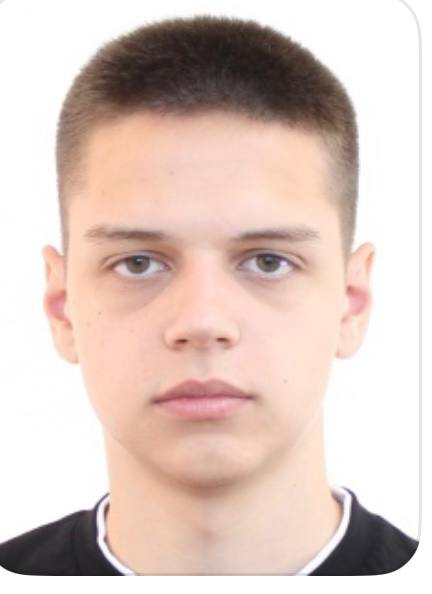
#> input picture Lab8/Petukhov.jpg, 432 x 594 px
$ python LR_8_task_2.py
#> lines starting #> are read from the running program, lines starting #| are printed output that depends on the picture; after the words box and inside, x2 and y2 are one past the last pixel; in counts of white or black regions, pixels touching at a corner belong together
import cv2
import numpy as np

img = cv2.imread("Petukhov.jpg")
#> img is the input picture: shape (594, 432, 3); mean B, G, R 192.6, 200.5, 220.3

kernel = np.ones((5, 5), np.uint8)

imgGray = cv2.cvtColor(img, cv2.COLOR_BGR2GRAY)
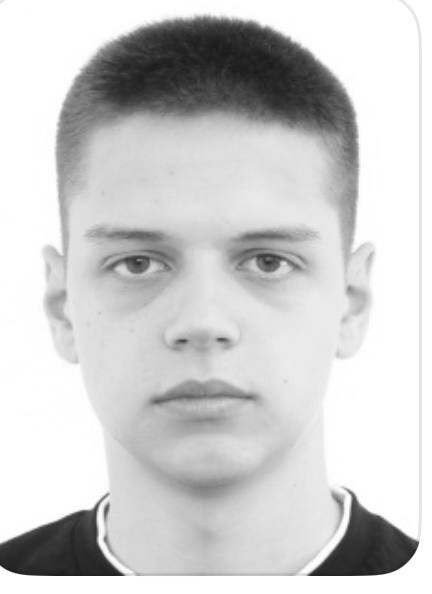
#> imgGray: shape (594, 432); min 14, max 255, mean 205.5

imgBlur = cv2.GaussianBlur(imgGray, (7, 7), 0)

imgCanny = cv2.Canny(img, 150, 200)
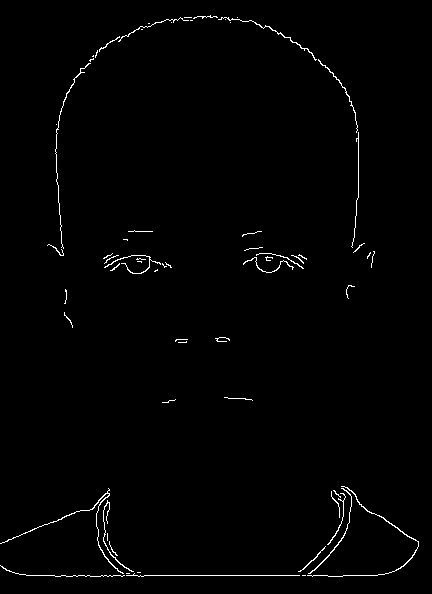
#> imgCanny: shape (594, 432); 1.1% white in thin lines or dots

imgDialation = cv2.dilate(imgCanny, kernel, iterations=1)
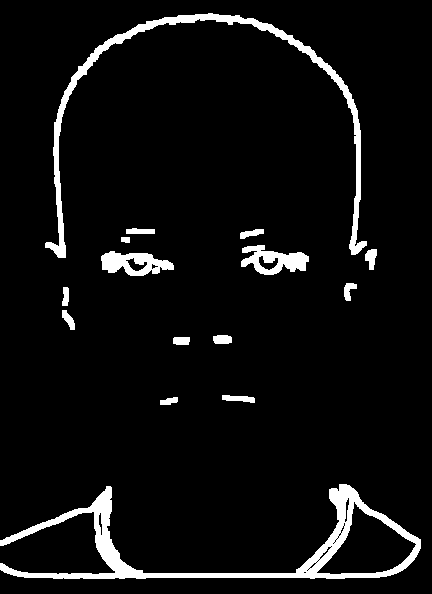
#> imgDialation: shape (594, 432); 5.7% white; 15 white regions, largest, box (x1, y1, x2, y2) and area: (0, 484, 421, 579) 6561, (45, 13, 367, 258) 4500, (241, 245, 309, 275) 1115

imgEroded = cv2.erode(imgDialation, kernel, iterations=1)
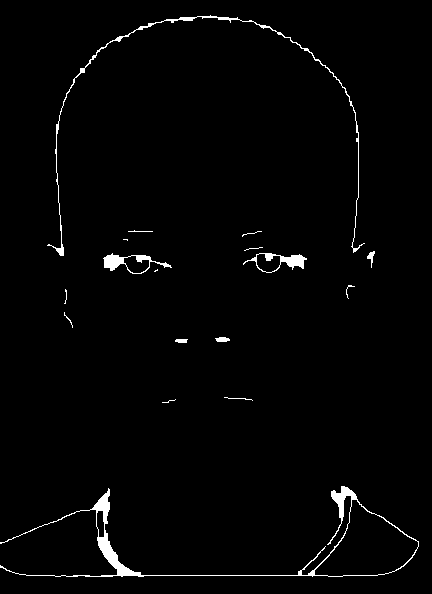
#> imgEroded: shape (594, 432); 1.7% white; 17 white regions (5 under 20 px), largest, box (x1, y1, x2, y2) and area: (0, 486, 419, 577) 2107, (47, 15, 365, 256) 1108, (103, 253, 172, 274) 430

cv2.imshow("Gray Image", imgGray)
cv2.imshow("Blur Image", imgBlur)
cv2.imshow("Canny Image", imgCanny)
cv2.imshow("Dialation Image", imgDialation)
cv2.imshow("Eroded Image", imgEroded)

cv2.waitKey(0)
cv2.destroyAllWindows()

$ run again, with Lab8/coins.jpg copied over Lab8/Petukhov.jpg
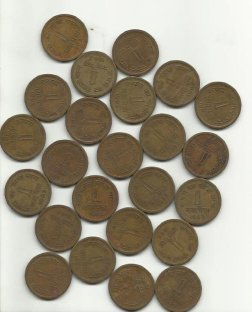
#> input picture Lab8/coins.jpg, 252 x 312 px
#> img is the input picture: shape (312, 252, 3); mean B, G, R 136.3, 153.2, 161.4
#> `imgCanny = cv2.Canny(img, 150, 200)`:
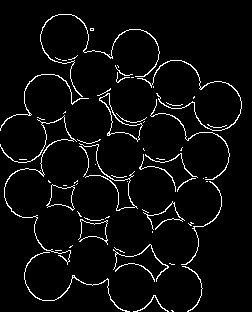
#> imgCanny: shape (312, 252); 4.6% white in thin lines or dots
#> imgDialation: shape (312, 252); 23.2% white; 2 white regions, box (x1, y1, x2, y2) and area: (0, 12, 244, 312) 17128, (111, 242, 177, 284) 1094
#> `imgEroded = cv2.erode(imgDialation, kernel, iterations=1)`:
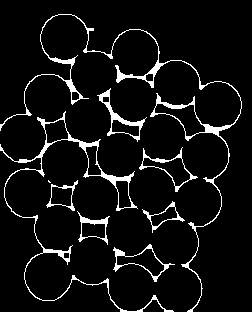
#> imgEroded: shape (312, 252); 6.6% white; 9 white regions (1 under 20 px), largest, box (x1, y1, x2, y2) and area: (0, 14, 242, 312) 2033, (0, 111, 174, 312) 1556, (97, 88, 147, 142) 418
